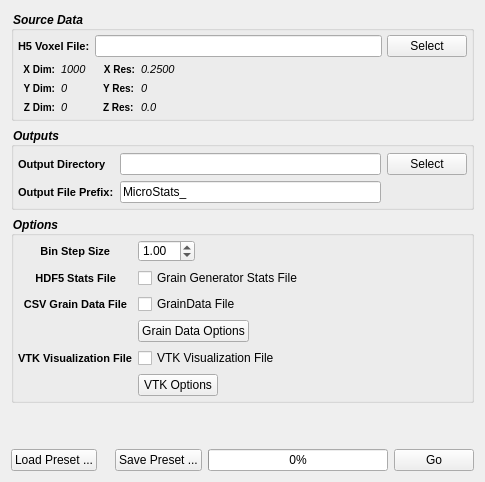
<?xml version="1.0" encoding="UTF-8"?>
<ui version="4.0">
 <class>MicrostructureStatisticsWidget</class>
 <widget class="QWidget" name="MicrostructureStatisticsWidget">
  <property name="geometry">
   <rect>
    <x>0</x>
    <y>0</y>
    <width>485</width>
    <height>482</height>
   </rect>
  </property>
  <property name="windowTitle">
   <string>Form</string>
  </property>
  <layout class="QGridLayout" name="gridLayout_3">
   <item row="0" column="0">
    <widget class="QGroupBox" name="groupBox_3">
     <property name="font">
      <font>
       <pointsize>-1</pointsize>
       <weight>75</weight>
       <italic>true</italic>
       <bold>true</bold>
      </font>
     </property>
     <property name="styleSheet">
      <string notr="true">QGroupBox 
{
	font-style: italic;font-weight: bold;
font-size: 12px;
}</string>
     </property>
     <property name="title">
      <string>Source Data</string>
     </property>
     <layout class="QGridLayout" name="gridLayout_5">
      <property name="margin">
       <number>4</number>
      </property>
      <item row="0" column="0" colspan="3">
       <layout class="QGridLayout" name="gridLayout_2">
        <property name="horizontalSpacing">
         <number>5</number>
        </property>
        <item row="0" column="0">
         <widget class="QLabel" name="label_4">
          <property name="styleSheet">
           <string notr="true">QLabel {
font-weight: bold;
font-size: 11px;
}</string>
          </property>
          <property name="text">
           <string>H5 Voxel File:</string>
          </property>
         </widget>
        </item>
        <item row="0" column="1">
         <widget class="QFSDropLineEdit" name="m_InputFile"/>
        </item>
        <item row="0" column="2">
         <widget class="QPushButton" name="m_InputFileBtn">
          <property name="text">
           <string>Select</string>
          </property>
         </widget>
        </item>
       </layout>
      </item>
      <item row="1" column="2">
       <spacer name="horizontalSpacer_2">
        <property name="orientation">
         <enum>Qt::Horizontal</enum>
        </property>
        <property name="sizeHint" stdset="0">
         <size>
          <width>40</width>
          <height>20</height>
         </size>
        </property>
       </spacer>
      </item>
      <item row="1" column="1">
       <layout class="QFormLayout" name="formLayout_4">
        <property name="leftMargin">
         <number>5</number>
        </property>
        <property name="rightMargin">
         <number>5</number>
        </property>
        <item row="0" column="0">
         <widget class="QLabel" name="label_16">
          <property name="font">
           <font>
            <pointsize>-1</pointsize>
            <weight>75</weight>
            <bold>true</bold>
           </font>
          </property>
          <property name="styleSheet">
           <string notr="true">QLabel {
font-weight: bold;
font-size: 10px;
}</string>
          </property>
          <property name="text">
           <string>X Res:</string>
          </property>
          <property name="alignment">
           <set>Qt::AlignRight|Qt::AlignTrailing|Qt::AlignVCenter</set>
          </property>
         </widget>
        </item>
        <item row="0" column="1">
         <widget class="QLabel" name="m_XRes">
          <property name="font">
           <font>
            <pointsize>-1</pointsize>
            <italic>true</italic>
           </font>
          </property>
          <property name="styleSheet">
           <string notr="true">QLabel {
	font-size: 11px;
	font-style: italic;
}</string>
          </property>
          <property name="text">
           <string>0.2500</string>
          </property>
          <property name="scaledContents">
           <bool>true</bool>
          </property>
         </widget>
        </item>
        <item row="1" column="0">
         <widget class="QLabel" name="label_17">
          <property name="font">
           <font>
            <pointsize>-1</pointsize>
            <weight>75</weight>
            <bold>true</bold>
           </font>
          </property>
          <property name="styleSheet">
           <string notr="true">QLabel {
font-weight: bold;
font-size: 10px;
}</string>
          </property>
          <property name="text">
           <string>Y Res:</string>
          </property>
          <property name="alignment">
           <set>Qt::AlignRight|Qt::AlignTrailing|Qt::AlignVCenter</set>
          </property>
         </widget>
        </item>
        <item row="1" column="1">
         <widget class="QLabel" name="m_YRes">
          <property name="font">
           <font>
            <pointsize>-1</pointsize>
            <italic>true</italic>
           </font>
          </property>
          <property name="styleSheet">
           <string notr="true">QLabel {
	font-size: 11px;
	font-style: italic;
}</string>
          </property>
          <property name="text">
           <string>0</string>
          </property>
          <property name="scaledContents">
           <bool>true</bool>
          </property>
         </widget>
        </item>
        <item row="2" column="0">
         <widget class="QLabel" name="m_ZMax_2">
          <property name="font">
           <font>
            <pointsize>-1</pointsize>
            <weight>75</weight>
            <bold>true</bold>
           </font>
          </property>
          <property name="styleSheet">
           <string notr="true">QLabel {
font-weight: bold;
font-size: 10px;
}</string>
          </property>
          <property name="text">
           <string>Z Res:</string>
          </property>
         </widget>
        </item>
        <item row="2" column="1">
         <widget class="QLabel" name="m_ZRes">
          <property name="font">
           <font>
            <pointsize>-1</pointsize>
            <italic>true</italic>
           </font>
          </property>
          <property name="styleSheet">
           <string notr="true">QLabel {
	font-size: 11px;
	font-style: italic;
}</string>
          </property>
          <property name="text">
           <string>0.0</string>
          </property>
          <property name="scaledContents">
           <bool>true</bool>
          </property>
         </widget>
        </item>
       </layout>
      </item>
      <item row="1" column="0">
       <layout class="QFormLayout" name="formLayout_3">
        <property name="fieldGrowthPolicy">
         <enum>QFormLayout::AllNonFixedFieldsGrow</enum>
        </property>
        <property name="leftMargin">
         <number>5</number>
        </property>
        <property name="rightMargin">
         <number>5</number>
        </property>
        <item row="0" column="0">
         <widget class="QLabel" name="label_13">
          <property name="font">
           <font>
            <pointsize>-1</pointsize>
            <weight>75</weight>
            <bold>true</bold>
           </font>
          </property>
          <property name="styleSheet">
           <string notr="true">QLabel {
font-weight: bold;
font-size: 10px;
}</string>
          </property>
          <property name="text">
           <string>X Dim:</string>
          </property>
          <property name="alignment">
           <set>Qt::AlignRight|Qt::AlignTrailing|Qt::AlignVCenter</set>
          </property>
         </widget>
        </item>
        <item row="0" column="1">
         <widget class="QLabel" name="m_XDim">
          <property name="font">
           <font>
            <pointsize>-1</pointsize>
            <italic>true</italic>
           </font>
          </property>
          <property name="styleSheet">
           <string notr="true">QLabel {
	font-size: 11px;
	font-style: italic;
}</string>
          </property>
          <property name="text">
           <string>1000</string>
          </property>
          <property name="scaledContents">
           <bool>true</bool>
          </property>
         </widget>
        </item>
        <item row="1" column="0">
         <widget class="QLabel" name="label_14">
          <property name="font">
           <font>
            <pointsize>-1</pointsize>
            <weight>75</weight>
            <bold>true</bold>
           </font>
          </property>
          <property name="styleSheet">
           <string notr="true">QLabel {
font-weight: bold;
font-size: 10px;
}</string>
          </property>
          <property name="text">
           <string>Y Dim:</string>
          </property>
          <property name="alignment">
           <set>Qt::AlignRight|Qt::AlignTrailing|Qt::AlignVCenter</set>
          </property>
         </widget>
        </item>
        <item row="1" column="1">
         <widget class="QLabel" name="m_YDim">
          <property name="font">
           <font>
            <pointsize>-1</pointsize>
            <italic>true</italic>
           </font>
          </property>
          <property name="styleSheet">
           <string notr="true">QLabel {
	font-size: 11px;
	font-style: italic;
}</string>
          </property>
          <property name="text">
           <string>0</string>
          </property>
          <property name="scaledContents">
           <bool>true</bool>
          </property>
         </widget>
        </item>
        <item row="2" column="0">
         <widget class="QLabel" name="label_15">
          <property name="font">
           <font>
            <pointsize>-1</pointsize>
            <weight>75</weight>
            <bold>true</bold>
           </font>
          </property>
          <property name="styleSheet">
           <string notr="true">QLabel {
font-weight: bold;
font-size: 10px;
}</string>
          </property>
          <property name="text">
           <string>Z Dim:</string>
          </property>
          <property name="alignment">
           <set>Qt::AlignRight|Qt::AlignTrailing|Qt::AlignVCenter</set>
          </property>
         </widget>
        </item>
        <item row="2" column="1">
         <widget class="QLabel" name="m_ZDim">
          <property name="font">
           <font>
            <pointsize>-1</pointsize>
            <italic>true</italic>
           </font>
          </property>
          <property name="styleSheet">
           <string notr="true">QLabel {
	font-size: 11px;
	font-style: italic;
}</string>
          </property>
          <property name="text">
           <string>0</string>
          </property>
          <property name="scaledContents">
           <bool>true</bool>
          </property>
         </widget>
        </item>
       </layout>
      </item>
     </layout>
    </widget>
   </item>
   <item row="1" column="0">
    <widget class="QGroupBox" name="groupBox">
     <property name="font">
      <font>
       <pointsize>-1</pointsize>
       <weight>75</weight>
       <italic>true</italic>
       <bold>true</bold>
      </font>
     </property>
     <property name="styleSheet">
      <string notr="true">QGroupBox 
{
	font-style: italic;font-weight: bold;
font-size: 12px;
}</string>
     </property>
     <property name="title">
      <string>Outputs</string>
     </property>
     <layout class="QVBoxLayout" name="verticalLayout_2">
      <property name="spacing">
       <number>6</number>
      </property>
      <property name="leftMargin">
       <number>4</number>
      </property>
      <property name="topMargin">
       <number>6</number>
      </property>
      <property name="rightMargin">
       <number>4</number>
      </property>
      <property name="bottomMargin">
       <number>4</number>
      </property>
      <item>
       <layout class="QGridLayout" name="gridLayout">
        <item row="0" column="0">
         <widget class="QLabel" name="label_2">
          <property name="styleSheet">
           <string notr="true">QLabel {
font-weight: bold;
font-size: 11px;
}</string>
          </property>
          <property name="text">
           <string>Output Directory</string>
          </property>
         </widget>
        </item>
        <item row="0" column="1">
         <widget class="QFSDropLineEdit" name="m_OutputDir"/>
        </item>
        <item row="1" column="1">
         <widget class="QLineEdit" name="m_OutputFilePrefix">
          <property name="text">
           <string>MicroStats_</string>
          </property>
         </widget>
        </item>
        <item row="1" column="0">
         <widget class="QLabel" name="label_5">
          <property name="styleSheet">
           <string notr="true">QLabel {
font-weight: bold;
font-size: 11px;
}</string>
          </property>
          <property name="text">
           <string>Output File Prefix:</string>
          </property>
         </widget>
        </item>
        <item row="0" column="2">
         <widget class="QPushButton" name="m_OutputDirBtn">
          <property name="text">
           <string>Select</string>
          </property>
         </widget>
        </item>
       </layout>
      </item>
     </layout>
    </widget>
   </item>
   <item row="2" column="0">
    <widget class="QGroupBox" name="groupBox_4">
     <property name="font">
      <font>
       <pointsize>-1</pointsize>
       <weight>75</weight>
       <italic>true</italic>
       <bold>true</bold>
      </font>
     </property>
     <property name="styleSheet">
      <string notr="true">QGroupBox 
{
	font-style: italic;font-weight: bold;
font-size: 12px;
}</string>
     </property>
     <property name="title">
      <string>Options</string>
     </property>
     <layout class="QHBoxLayout" name="horizontalLayout">
      <property name="spacing">
       <number>4</number>
      </property>
      <property name="margin">
       <number>4</number>
      </property>
      <item>
       <layout class="QFormLayout" name="formLayout_5">
        <property name="fieldGrowthPolicy">
         <enum>QFormLayout::FieldsStayAtSizeHint</enum>
        </property>
        <property name="labelAlignment">
         <set>Qt::AlignCenter</set>
        </property>
        <property name="horizontalSpacing">
         <number>6</number>
        </property>
        <property name="verticalSpacing">
         <number>6</number>
        </property>
        <property name="rightMargin">
         <number>10</number>
        </property>
        <item row="1" column="0">
         <widget class="QLabel" name="label">
          <property name="styleSheet">
           <string notr="true">QLabel {
font-weight: bold;
font-size: 11px;
}</string>
          </property>
          <property name="text">
           <string>Bin Step Size</string>
          </property>
          <property name="alignment">
           <set>Qt::AlignRight|Qt::AlignTrailing|Qt::AlignVCenter</set>
          </property>
         </widget>
        </item>
        <item row="1" column="1">
         <widget class="QDoubleSpinBox" name="m_BinStepSize">
          <property name="value">
           <double>1.000000000000000</double>
          </property>
         </widget>
        </item>
        <item row="2" column="1">
         <widget class="QCheckBox" name="m_H5StatisticsFile">
          <property name="text">
           <string>Grain Generator Stats File</string>
          </property>
          <property name="checked">
           <bool>false</bool>
          </property>
         </widget>
        </item>
        <item row="2" column="0">
         <widget class="QLabel" name="label_3">
          <property name="styleSheet">
           <string notr="true">QLabel {
font-weight: bold;
font-size: 11px;
}</string>
          </property>
          <property name="text">
           <string>HDF5 Stats File</string>
          </property>
          <property name="alignment">
           <set>Qt::AlignRight|Qt::AlignTrailing|Qt::AlignVCenter</set>
          </property>
         </widget>
        </item>
        <item row="3" column="1">
         <widget class="QCheckBox" name="m_GrainDataFile">
          <property name="text">
           <string>GrainData File</string>
          </property>
          <property name="checked">
           <bool>false</bool>
          </property>
         </widget>
        </item>
        <item row="3" column="0">
         <widget class="QLabel" name="label_7">
          <property name="styleSheet">
           <string notr="true">QLabel {
font-weight: bold;
font-size: 11px;
}</string>
          </property>
          <property name="text">
           <string>CSV Grain Data File</string>
          </property>
          <property name="alignment">
           <set>Qt::AlignRight|Qt::AlignTrailing|Qt::AlignVCenter</set>
          </property>
         </widget>
        </item>
        <item row="4" column="1">
         <widget class="QPushButton" name="m_GrainFileOptionsBtn">
          <property name="text">
           <string>Grain Data Options</string>
          </property>
         </widget>
        </item>
        <item row="5" column="1">
         <widget class="QCheckBox" name="m_VisualizationVizFile">
          <property name="text">
           <string>VTK Visualization File</string>
          </property>
          <property name="checked">
           <bool>false</bool>
          </property>
         </widget>
        </item>
        <item row="5" column="0">
         <widget class="QLabel" name="label_9">
          <property name="styleSheet">
           <string notr="true">QLabel {
font-weight: bold;
font-size: 11px;
}</string>
          </property>
          <property name="text">
           <string>VTK Visualization File</string>
          </property>
          <property name="alignment">
           <set>Qt::AlignRight|Qt::AlignTrailing|Qt::AlignVCenter</set>
          </property>
         </widget>
        </item>
        <item row="6" column="1">
         <widget class="QPushButton" name="m_VtkOptionsBtn">
          <property name="text">
           <string>VTK Options</string>
          </property>
         </widget>
        </item>
       </layout>
      </item>
     </layout>
    </widget>
   </item>
   <item row="3" column="0">
    <spacer name="verticalSpacer">
     <property name="orientation">
      <enum>Qt::Vertical</enum>
     </property>
     <property name="sizeHint" stdset="0">
      <size>
       <width>20</width>
       <height>40</height>
      </size>
     </property>
    </spacer>
   </item>
   <item row="4" column="0">
    <layout class="QHBoxLayout" name="BIG_LAYOUT">
     <item>
      <widget class="QPushButton" name="m_LoadSettingsBtn">
       <property name="text">
        <string>Load Preset ...</string>
       </property>
      </widget>
     </item>
     <item>
      <spacer name="horizontalSpacer_19">
       <property name="orientation">
        <enum>Qt::Horizontal</enum>
       </property>
       <property name="sizeType">
        <enum>QSizePolicy::Fixed</enum>
       </property>
       <property name="sizeHint" stdset="0">
        <size>
         <width>12</width>
         <height>20</height>
        </size>
       </property>
      </spacer>
     </item>
     <item>
      <widget class="QPushButton" name="m_SaveSettingsBtn">
       <property name="text">
        <string>Save Preset ...</string>
       </property>
      </widget>
     </item>
     <item>
      <widget class="QProgressBar" name="m_progressBar">
       <property name="value">
        <number>0</number>
       </property>
      </widget>
     </item>
     <item>
      <widget class="QPushButton" name="m_GoBtn">
       <property name="text">
        <string>Go</string>
       </property>
      </widget>
     </item>
    </layout>
   </item>
  </layout>
 </widget>
 <customwidgets>
  <customwidget>
   <class>QFSDropLineEdit</class>
   <extends>QLineEdit</extends>
   <header location="global">QFSDropLineEdit.h</header>
  </customwidget>
 </customwidgets>
 <resources/>
 <connections/>
</ui>
